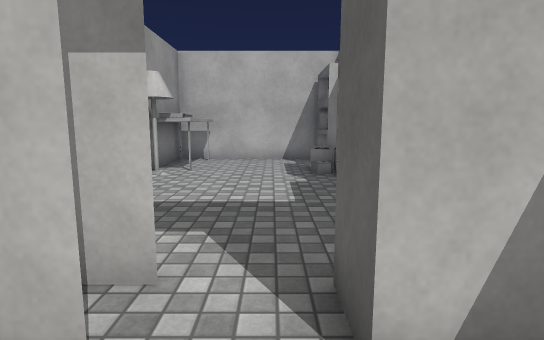
View 1 (above)

20 first-person views from a walk through a scene from a Unity 3-D project. The camera is 1.3 m above the floor, tilts 8° down and sees 80° across. The floor is counted in squares, 1 m on a side. Each view is taken from the middle of a square. On the plan, view 1 faces up. The plan holds only what a view shows up to about 14 squares ahead; the rest is blank. The place goes on beyond the plan. The player character is not drawn. Door leaves are left out, so doorways stand open. Surface patterns are stand-ins for the level's own textures.

View 2
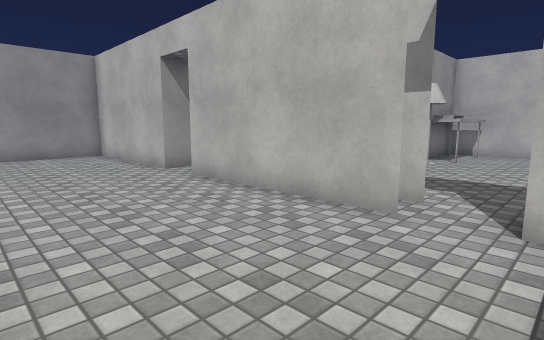

View 3
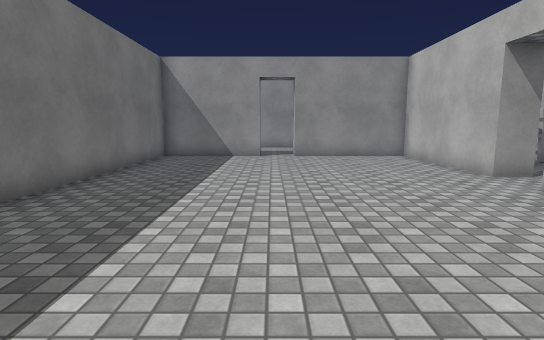

View 4
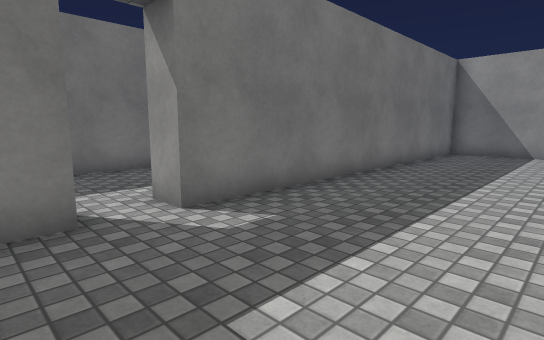

View 5
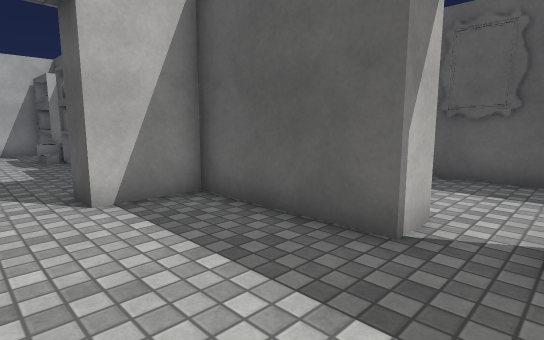

View 6
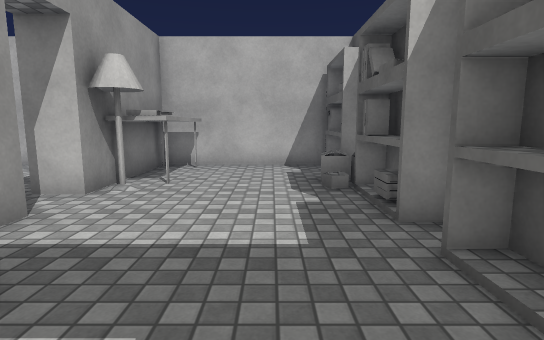

View 7
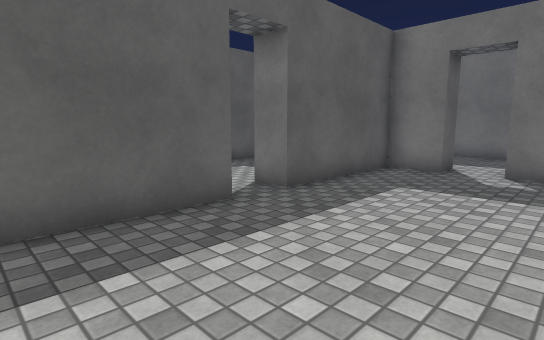

View 8
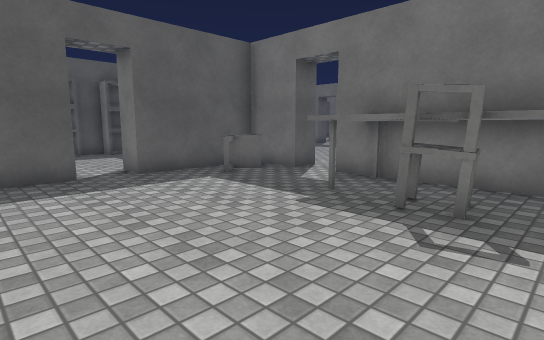

View 9
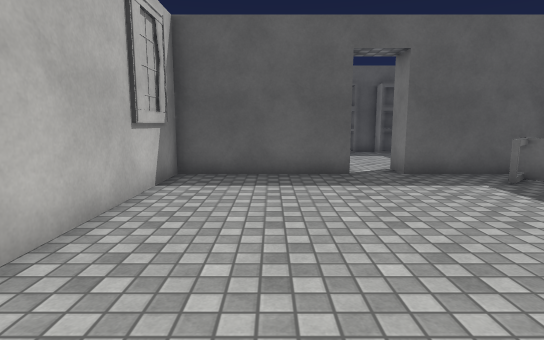

View 10
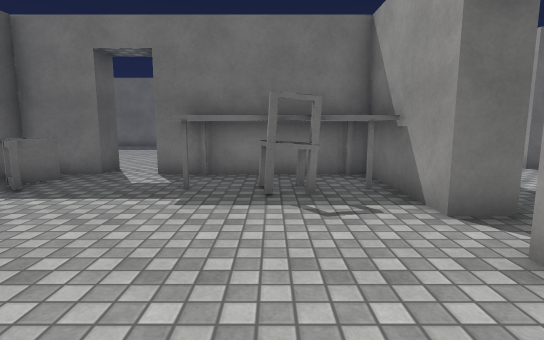

View 11
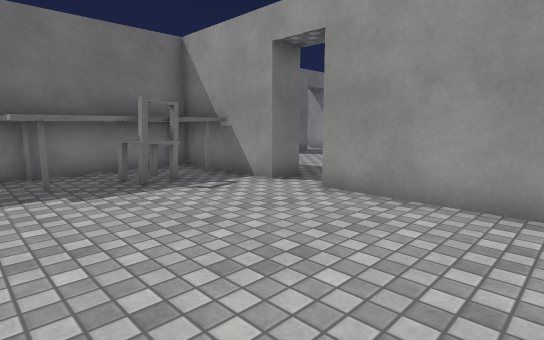

View 12
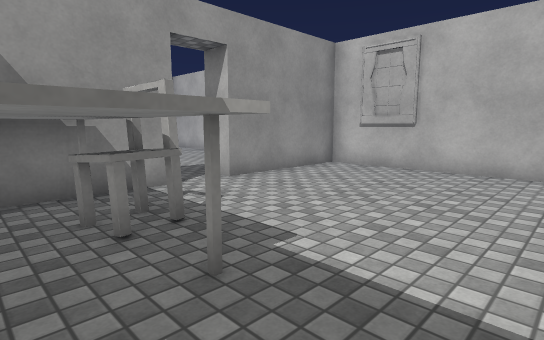

View 13
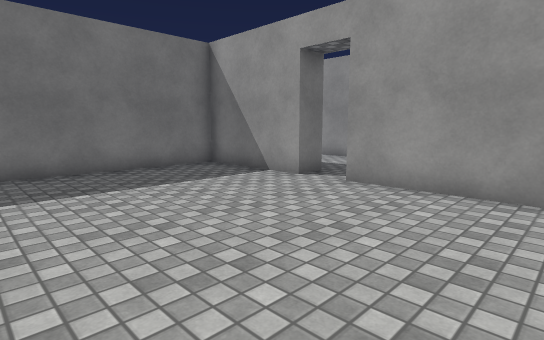

View 14
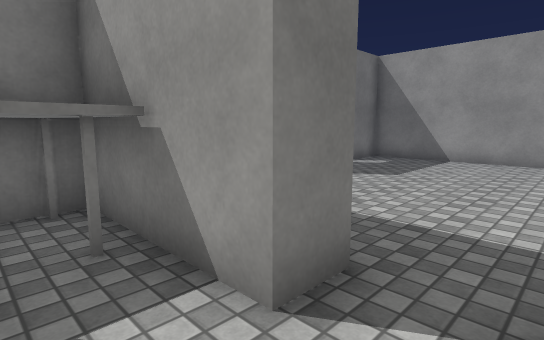

View 15
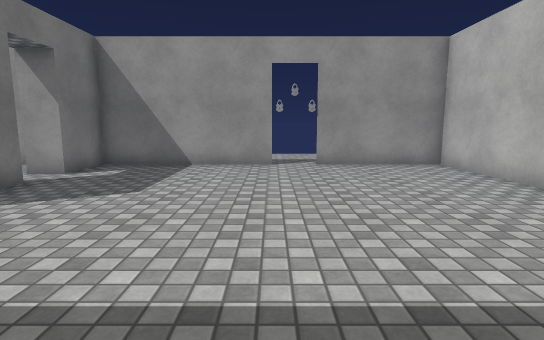

View 16
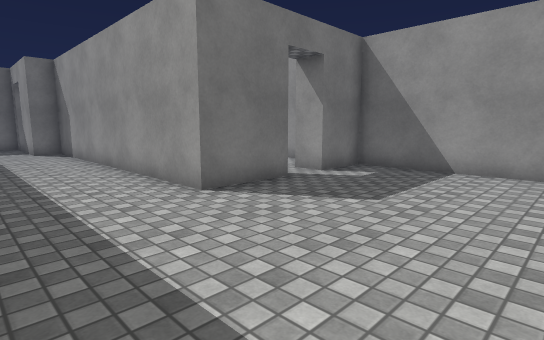

View 17
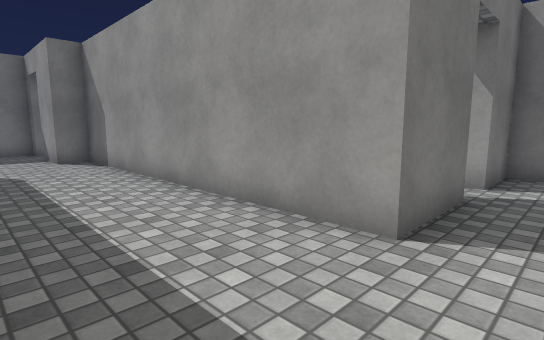

View 18
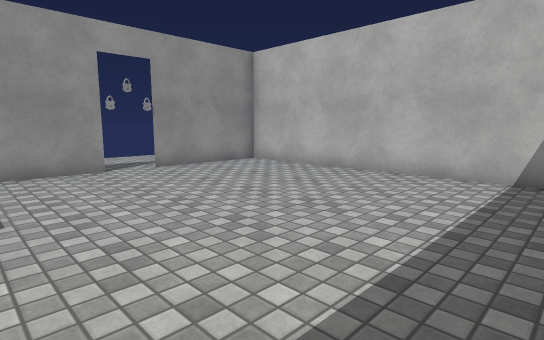

View 19
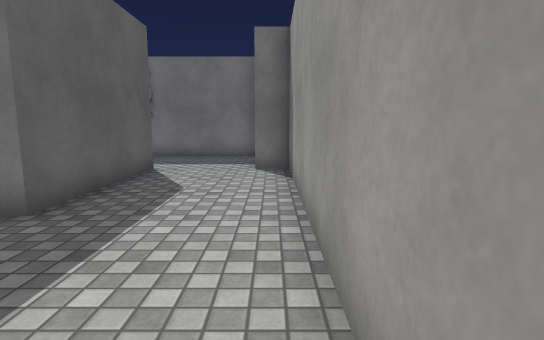

View 20
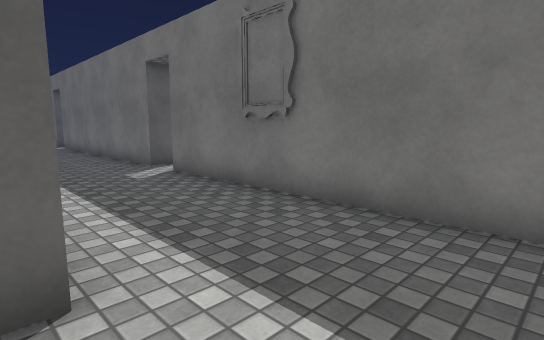

### Floor plan
Points are (right, up) in squares from view 1. A wall is a line through its corners. A room is listed if a view was taken in it or the views show most of it. See-through windows are left out.
Room 1 (views 1, 2, 3, 4, 5, 7, 13)
walls: (-8, 1.5) (-13.5, 1.5) (-13.5, -3.1); (-0.9, 1.5) (-6.5, 1.5); (-0.9, 2.5) (-1.6, 2.5); (-13.5, -4.5) (-13.5, -8.5) (-0.5, -8.5); (2.5, -2.5) (2.5, 1.5) (0.5, 1.5); (0.9, -8.5) (2.5, -8.5) (2.5, -3.9)
ways out: opening at (0, 2) to room 2; opening at (-7, 2) to room 3; opening at (-14, -4) to room 4; opening at (0, -9) to room 4; opening at (3, -3)
Room 2 (view 6)
walls: (2.5, 5.4) (2.5, 6); (-3.5, 6.5) (-3.5, 6); (1.8, 12.5) (-3.5, 12.5) (-3.5, 7.9); (0.5, 1.5) (0.5, 2.6)
ways out: opening at (0, 2) to room 1; gap at (-4, 7) to room 3
objects: lamp (-3, 9); other object (-3, 10) to (-2, 10); table (-3, 11) to (-2, 12); books (-2, 9); box (1, 10); shelf (2, 3) to (2, 5); shelf (2, 6) to (2, 7); other object (2, 8); other object (2, 9); shelf (2, 10) to (2, 11); books (2, 12)
Room 3 (views 8, 9, 10, 11, 12, 14, 15)
walls: (-4.5, 7.9) (-4.5, 12.5) (-13.5, 12.5) (-13.5, 7.9) (-14, 7.9); (-14.6, 6.5) (-13.5, 6.5) (-13.5, 2.5) (-8, 2.5) (-8, 1.5); (-6.5, 1.5) (-6.5, 2.5) (-4.5, 2.5) (-4.5, 6.5)
ways out: opening at (-7, 2) to room 1; gap at (-4, 7) to room 2; opening at (-14, 7) to room 4
objects: table (-13, 3) to (-9, 5); chair (-12, 5) to (-11, 5); chair (-6, 3) to (-5, 5)
Room 4 (views 16, 17, 18, 19, 20)
walls: (-14.5, -9.6) (-14.5, -4.5) (-13.5, -4.5); (-21.1, 1.5) (-18.5, 1.5) (-18.5, -9.5) (-17.5, -9.5) (-17.5, -11.5); (-17.5, -12.9) (-17.5, -13.5) (-8.5, -13.5); (-7.1, -14.4) (-7.1, -13.5) (2.1, -13.5); (-0.5, -8.5) (-0.5, -9.5); (-24.5, 7.1) (-24.5, 1.5) (-22.5, 1.5) (-22.5, 0.5); (0.9, -9.6) (0.9, -8.5); (-15.6, 12.5) (-24.5, 12.5) (-24.5, 8.4)
ways out: opening at (-14, -4) to room 1; opening at (0, -9) to room 1; opening at (-14, 7) to room 3; opening at (-22, 1); opening at (-8, -14); open door at (-25, 7.5)

Positions as (right, up) in squares from view 1, and headings:
1: (0, 0), facing up
2: (1, -3), facing up-left
3: (0, -4), facing left
4: (2, -4), facing down-left
5: (-1, -4), facing up-right
6: (0, 2), facing up
7: (-2, 1), facing down-right
8: (-13, 10), facing down-right
9: (-13, 10), facing right
10: (-11, 11), facing down
11: (-8, 12), facing down-left
12: (-7, 3), facing up-left
13: (-7, 1), facing down-left
14: (-12, 8), facing down-left
15: (-14, 7), facing left
16: (-15, 7), facing down-left
17: (-15, 3), facing down-left
18: (-15, 4), facing up-left
19: (-18, 0), facing down
20: (-17, -9), facing down-right
